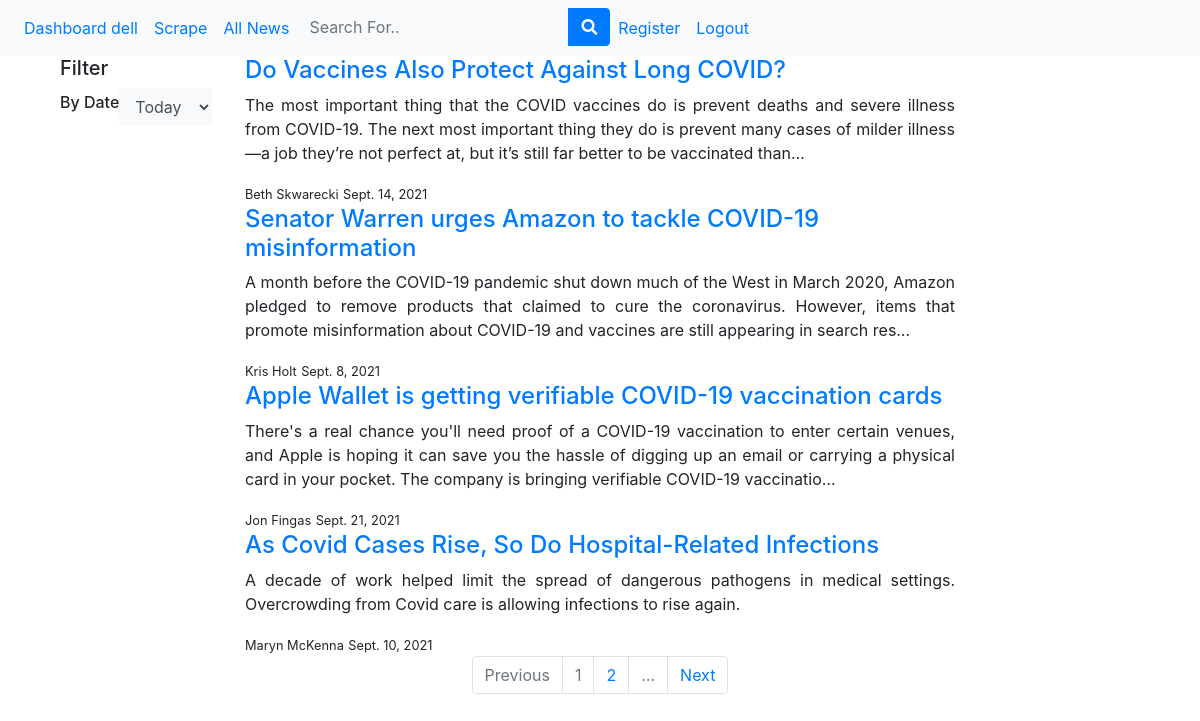
Screenshot of /news/allNews (signed in) with the database file from the repository.
### news/models.py (models this page shows, shortened)
class News(models.Model):
    date_created = models.DateField(auto_now=True)
    date_published = models.DateField()
    author = models.CharField(max_length=255)
    source = models.CharField(max_length=255)
    title = models.CharField(max_length=255, unique=True)
    url = models.CharField(max_length=255)
    slug = models.SlugField(unique=True, default=uuid4)
    excerpt = models.TextField()
    content = models.TextField(blank=True, null=True)

### news/views.py (the view)
# urls.py: path('allNews',views.all_news, name ='all-news'),
@login_required(login_url='/login')
def all_news (request):
    news = News.objects.all()
    page = request.GET.get('page', 1)
    paginator = Paginator(news, 4)
    try:
        news = paginator.page(page)
    except PageNotAnInteger:
        news = paginator.page(1)
    except EmptyPage:
        news = paginator.page(paginator.num_pages)
    context = {
        "news":news
    }
    return render(request,'news/all_news.html',context)

### news/templates/news/all_news.html (shortened to what this page needs)
{% extends "news/base.html" %}
{% load static %}
{% block content%}
<div class="container">
    <div class="row">
        <div class="col-md-2">
            <h5>Filter</h5>
            <form class="form-inline my-2 my-lg-0" method="GET" action="{% url 'filter-by-date' %}">
                <h6>By Date</h6>
                <div class="input-group">
                    <select class="form-control bg-light border-0 small" name='filterByDate' onchange="this.form.submit()">
                        <option value='today'>Today</option>
                    </select>
                </div>
            </form>
        </div>
        <div class="col-md-8">
        {% for news in news%}
            <div class="masonry-box" style="width: 100% !important">
                <div class="blog-box" id="{{news.slug}}" data-heading="{{news.title}}"
                 data-published="{{news.date_published}}" data-news="{{news.content}}"
                data-author="{{news.author}}"
                data-toggle="modal" data-target="">
                <div class="blog-meta">
                    <h4><a href="/news/{{news.slug}}" title="">{{news.title}}</a></h4>
                    <p class="text-justify">{{news.excerpt}}</p>
                    <small>{{news.author}}</small>
                    <small>{{news.date_published}}</small>
                </div>
            </div>
        {% endfor %}
        </div>
    </div>
</div>
<nav>
    <ul class="pagination justify-content-center">
        <li class="page-item {% if not news.has_previous %} disabled {% endif %}">
            <a class="page-link" href="{% if news.has_previous %} ?page={{ news.previous_page_number }}{% endif %} ">Previous</a>
        </li>
        {% for i in news.paginator.page_range %}
            {% if news.number == i %}
                <li class="active page-item disabled"><a class="page-link" href="#">{{ i }}</a></li>
            {% elif i > news.number|add:'-2' and i < news.number|add:'2' %}
                <li class="page-item"><a class="page-link" href="?page={{ i }}">{{ i }}</a></li>
            {% endif %}
        {% endfor %}
        {% if news.paginator.num_pages > news.number|add:'1' %}
            <li class="page-item disabled"><a class="page-link" href="#">&hellip;</a></li>
        {% endif %}
        <li class="page-item {% if not news.has_next %} disabled {% endif %}">
            <a class="page-link" href="{% if news.has_next %} ?page={{ news.next_page_number }} {% endif %}">Next</a>
        </li>
    </ul>
  </nav>
{% endblock %}

### news/templates/news/base.html (shortened to what this page needs)
{% load static %}
<html lang="en">
<head>
    <link rel="stylesheet" href="https://stackpath.bootstrapcdn.com/bootstrap/4.1.3/css/bootstrap.min.css">
    <link rel="stylesheet" href="https://use.fontawesome.com/releases/v5.7.2/css/all.css"
 />
</head>
<body>
  <nav class="navbar navbar-expand-sm bg-light">
    <ul class="navbar-nav">
        {% if user.is_authenticated %}
        <li class="nav-item">
          <a class="nav-link" href="{% url 'dashboard' %}">Dashboard {{user}}</a>
        </li>
        {% if perms.news.add_news %}
        <li class="nav-item">
            <a class="nav-link" href="{% url 'news-form' %}">Scrape</a>
        </li>
        {% endif %}
        <li class="nav-item">
            <a class="nav-link" href="{% url 'all-news' %}">All News</a>
        </li>
        <li class="nav-item">
            <form class="form-inline my-2 my-lg-0" method="GET" action="{% url 'nsearch' %}">
                <div class="input-group">
                    <input class="form-control bg-light border-0 small" type="search" name="search" placeholder="Search For.." aria-label="Search"/>
                    <div class="input-group-append">
                        <button class="btn btn-primary" type="submit">
                        <i class="fas fa-search"></i>
                        </button>
                    </div>
                </div>
            </form>
        </li>
        <li class="nav-item">
            <a class="nav-link" href="/register">Register</a>
        </li>
        <li class="nav-item">
            <a class="nav-link" href="{% url 'logout' %}">Logout</a>
        </li>
        {% endif %}
    </ul>
</nav>
  <div class="container">
    {% block content %}{% endblock %}
  </div>
</body>
</html>

### rows the page displays
News: title "Do Vaccines Also Protect Against Long COVID?", excerpt "The most important thing that the COVID vaccines do is prevent deaths and severe illness from COVID-19. The next most important thing they do is prevent many cases of milder illness—a job they’re not perfect at, but it’s still far better to be vaccinated than…", author "Beth Skwarecki", date_published "Sept. 14, 2021"
News: title "Senator Warren urges Amazon to tackle COVID-19 misinformation", excerpt "A month before the COVID-19 pandemic shut down much of the West in March 2020, Amazon pledged to remove products that claimed to cure the coronavirus. However, items that promote misinformation about COVID-19 and vaccines are still appearing in search res…", author "Kris Holt", date_published "Sept. 8, 2021"
News: title "Apple Wallet is getting verifiable COVID-19 vaccination cards", excerpt "There's a real chance you'll need proof of a COVID-19 vaccination to enter certain venues, and Apple is hoping it can save you the hassle of digging up an email or carrying a physical card in your pocket. The company is bringing verifiable COVID-19 vaccinatio…", author "Jon Fingas", date_published "Sept. 21, 2021"
News: title "As Covid Cases Rise, So Do Hospital-Related Infections", excerpt "A decade of work helped limit the spread of dangerous pathogens in medical settings. Overcrowding from Covid care is allowing infections to rise again.", author "Maryn McKenna", date_published "Sept. 10, 2021"

### other values shown
{{ user }} "dell"
{{ i }} "1"
{{ i }} "2"
